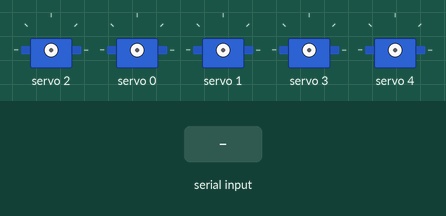
Recording of a sketch running on a simulated Arduino Uno, built with avr-gcc and run on an emulated ATmega328P. Shown: 5 × servo. The test bench sets the inputs (shaded band).

Above: at 1.2 s.
1.3 s: "30,150\n" received over Serial
2.8 s: "1\n" received over Serial
4.3 s: "2\n" received over Serial
5.8 s: "4\n" received over Serial
7.3 s: "5\n" received over Serial
8.8 s: "1,90\n" received over Serial
At 9.4 s:
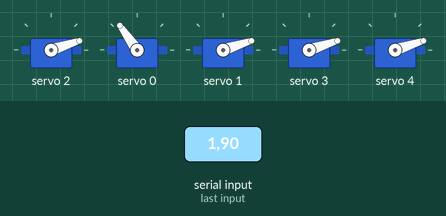
Timing chart, 0 to 11.3 s (numbered marks = the images above; inputs shaded):
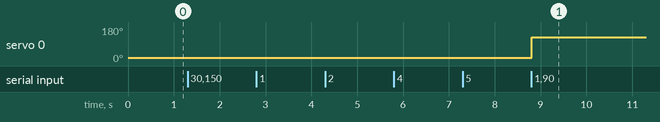

The sketch:

roboticarm.ino
```cpp
#include <Wire.h>
#include <Adafruit_PWMServoDriver.h>

Adafruit_PWMServoDriver pwm = Adafruit_PWMServoDriver(0x40); // default I2C address

#define SERVOMIN 150  // pulse length count for 0 degrees (calibrate if needed)
#define SERVOMAX 600  // pulse length count for 180 degrees (calibrate if needed)

void setup() {
  Serial.begin(9600);
  pwm.begin();
  pwm.setPWMFreq(50); // standard servo frequency, 50Hz
}

int angleToPulse(int angle) {
  return map(angle, 0, 180, SERVOMIN, SERVOMAX);
}

void loop() {
  if (Serial.available() > 0) {
    String input = Serial.readStringUntil('\n');
    int servoIndex = input.substring(0, 1).toInt();
    int servoValue = input.substring(2).toInt();

    switch (servoIndex) {
      case 1: pwm.setPWM(0, 0, angleToPulse(servoValue)); break; // channel 0
      case 2: pwm.setPWM(1, 0, angleToPulse(servoValue)); break; // channel 1
      case 3: pwm.setPWM(2, 0, angleToPulse(servoValue)); break; // channel 2
      case 4: pwm.setPWM(3, 0, angleToPulse(servoValue)); break; // channel 3
      case 5: pwm.setPWM(4, 0, angleToPulse(servoValue)); break; // channel 4
      case 6: pwm.setPWM(5, 0, angleToPulse(servoValue)); break; // channel 5
      default: break;
    }
  }
}
```

Measured:
- after the input at 8.8 s, servo 0: 18° → 125° at once
